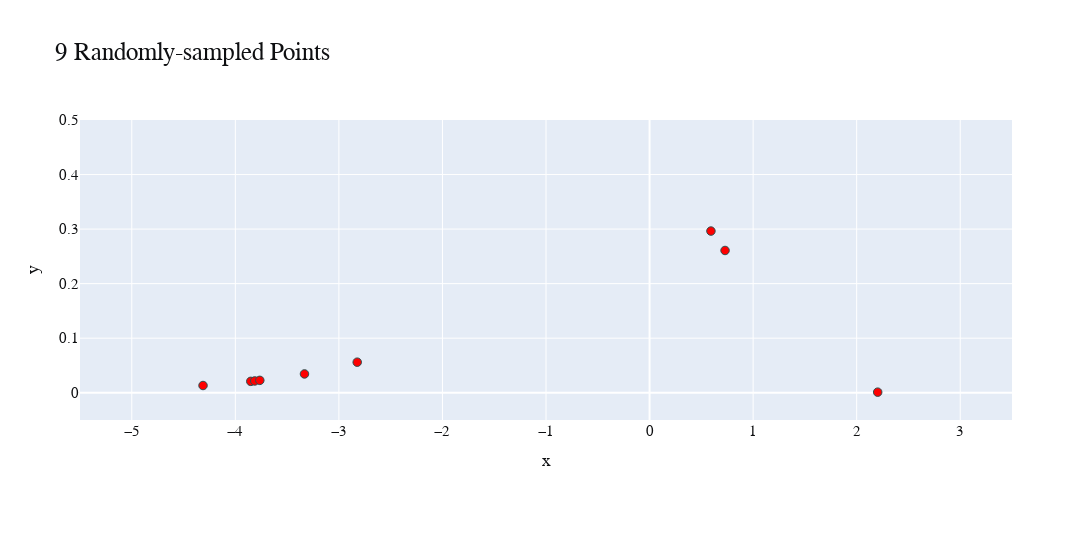
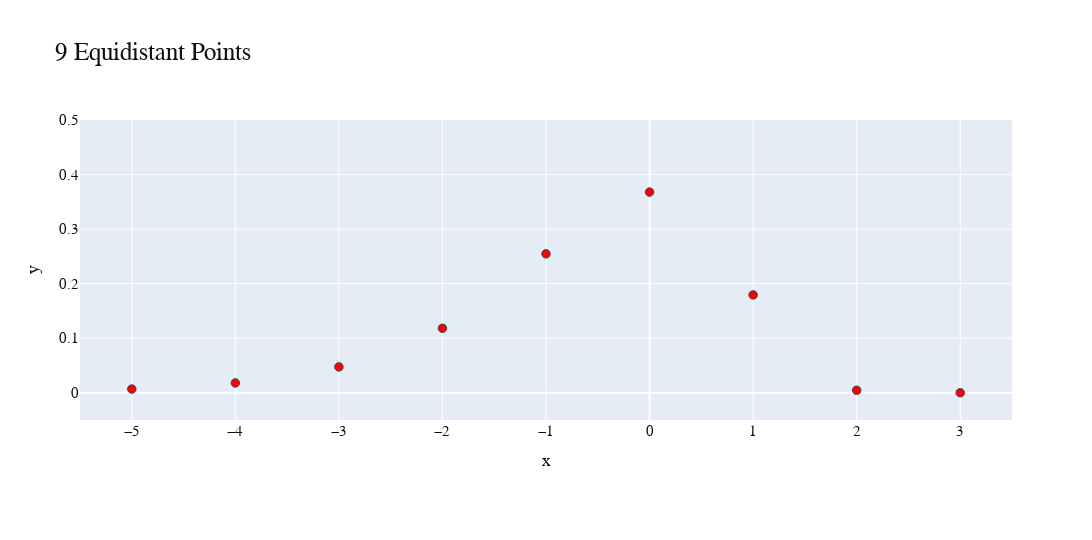
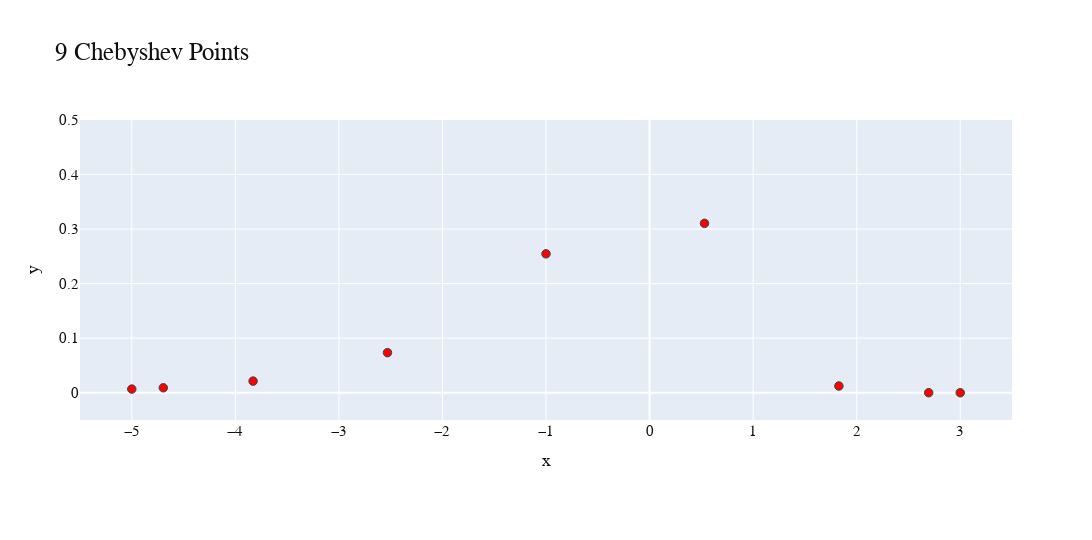

The notebook cell these images were saved under, in order:
### Markdown cell above
### Getting the Points

### Code cell
start = -5
end = 3
n_points = 9
step_size = 1   

random_x_datapoints, random_y_datapoints = random_points(start, end, n_points)
fig = px.scatter(x=random_x_datapoints, y=random_y_datapoints)
fig.update_layout(
    title_text="9 Randomly-sampled Points",
    height=1080*0.5,
    width=1920*0.6,
    font_family="CMU Serif",
    font_size=15,
    title_font_size=25,
    font_color="#0e0f11",
    margin=dict(t=120, b=120)
)
fig.update_traces(marker=dict(size=8.5,
                              color='red',
                              line=dict(width=1,
                                        color='DarkSlateGrey')),
                  selector=dict(mode='markers'))
fig.update_yaxes(range=[-0.05, 0.5])
fig.update_xaxes(range=[-5.5, 3.5])
fig.show()

equal_x_datapoints, equal_y_datapoints = equal_points(start, end, n_points)
fig = px.scatter(x=equal_x_datapoints, y=equal_y_datapoints)
fig.update_layout(
    title_text="9 Equidistant Points",
    height=1080*0.5,
    width=1920*0.6,
    font_family="CMU Serif",
    font_size=15,
    title_font_size=25,
    font_color="#0e0f11",
    margin=dict(t=120, b=120)
)
fig.update_traces(marker=dict(size=8.5,
                              color='red',
                              line=dict(width=1,
                                        color='DarkSlateGrey')),
                  selector=dict(mode='markers'))
fig.update_yaxes(range=[-0.05, 0.5])
fig.update_xaxes(range=[-5.5, 3.5])
fig.show()

cheby_x_datapoints, cheby_y_datapoints = cheby_points(start, end, n_points)
fig = px.scatter(x=cheby_x_datapoints, y=cheby_y_datapoints)
fig.update_layout(
    title_text="9 Chebyshev Points",
    height=1080*0.5,
    width=1920*0.6,
    font_family="CMU Serif",
    font_size=15,
    title_font_size=25,
    font_color="#0e0f11",
    margin=dict(t=120, b=120)
)
fig.update_traces(marker=dict(size=8.5,
                              color='red',
                              line=dict(width=1,
                                        color='DarkSlateGrey')),
                  selector=dict(mode='markers'))
fig.update_yaxes(range=[-0.05, 0.5])
fig.update_xaxes(range=[-5.5, 3.5])
fig.show()

### Figure 1 — Plotly figure (JSON) as saved in the notebook; plotly's stock layout.template omitted (floating-point values rounded to 4 significant figures)
{"data": [{"hovertemplate": "x=%{x}<br>y=%{y}<extra></extra>", "legendgroup": "", "marker": {"color": "red", "line": {"color": "DarkSlateGrey", "width": 1}, "size": 8.5, "symbol": "circle"}, "mode": "markers", "name": "", "orientation": "v", "showlegend": false, "type": "scatter", "x": [-4.312, -3.851, -3.813, -3.764, -3.332, -2.823, 0.5927, 0.729, 2.203], "xaxis": "x", "y": [0.01323, 0.02082, 0.0216, 0.02267, 0.03446, 0.056, 0.2964, 0.2608, 0.001061], "yaxis": "y"}], "layout": {"font": {"color": "#0e0f11", "family": "CMU Serif", "size": 15}, "height": 540, "legend": {"tracegroupgap": 0}, "margin": {"b": 120, "t": 120}, "title": {"font": {"size": 25}, "text": "9 Randomly-sampled Points"}, "width": 1152, "xaxis": {"anchor": "y", "domain": [0, 1], "range": [-5.5, 3.5], "title": {"text": "x"}}, "yaxis": {"anchor": "x", "domain": [0, 1], "range": [-0.05, 0.5], "title": {"text": "y"}}}}

### Figure 2 — Plotly figure (JSON) as saved in the notebook; plotly's stock layout.template omitted (floating-point values rounded to 4 significant figures)
{"data": [{"hovertemplate": "x=%{x}<br>y=%{y}<extra></extra>", "legendgroup": "", "marker": {"color": "red", "line": {"color": "DarkSlateGrey", "width": 1}, "size": 8.5, "symbol": "circle"}, "mode": "markers", "name": "", "orientation": "v", "showlegend": false, "type": "scatter", "x": [-5, -4, -3, -2, -1, 0, 1, 2, 3], "xaxis": "x", "y": [0.006693, 0.01798, 0.04737, 0.1182, 0.2546, 0.3679, 0.1794, 0.004566, 3.801e-08], "yaxis": "y"}], "layout": {"font": {"color": "#0e0f11", "family": "CMU Serif", "size": 15}, "height": 540, "legend": {"tracegroupgap": 0}, "margin": {"b": 120, "t": 120}, "title": {"font": {"size": 25}, "text": "9 Equidistant Points"}, "width": 1152, "xaxis": {"anchor": "y", "domain": [0, 1], "range": [-5.5, 3.5], "title": {"text": "x"}}, "yaxis": {"anchor": "x", "domain": [0, 1], "range": [-0.05, 0.5], "title": {"text": "y"}}}}

### Figure 3 — Plotly figure (JSON) as saved in the notebook; plotly's stock layout.template omitted (floating-point values rounded to 4 significant figures)
{"data": [{"hovertemplate": "x=%{x}<br>y=%{y}<extra></extra>", "legendgroup": "", "marker": {"color": "red", "line": {"color": "DarkSlateGrey", "width": 1}, "size": 8.5, "symbol": "circle"}, "mode": "markers", "name": "", "orientation": "v", "showlegend": false, "type": "scatter", "x": [-5, -4.696, -3.828, -2.531, -1.0, 0.5307, 1.828, 2.696, 3], "xaxis": "x", "y": [0.006693, 0.009053, 0.02128, 0.07351, 0.2546, 0.3105, 0.01233, 5.462e-06, 3.801e-08], "yaxis": "y"}], "layout": {"font": {"color": "#0e0f11", "family": "CMU Serif", "size": 15}, "height": 540, "legend": {"tracegroupgap": 0}, "margin": {"b": 120, "t": 120}, "title": {"font": {"size": 25}, "text": "9 Chebyshev Points"}, "width": 1152, "xaxis": {"anchor": "y", "domain": [0, 1], "range": [-5.5, 3.5], "title": {"text": "x"}}, "yaxis": {"anchor": "x", "domain": [0, 1], "range": [-0.05, 0.5], "title": {"text": "y"}}}}
